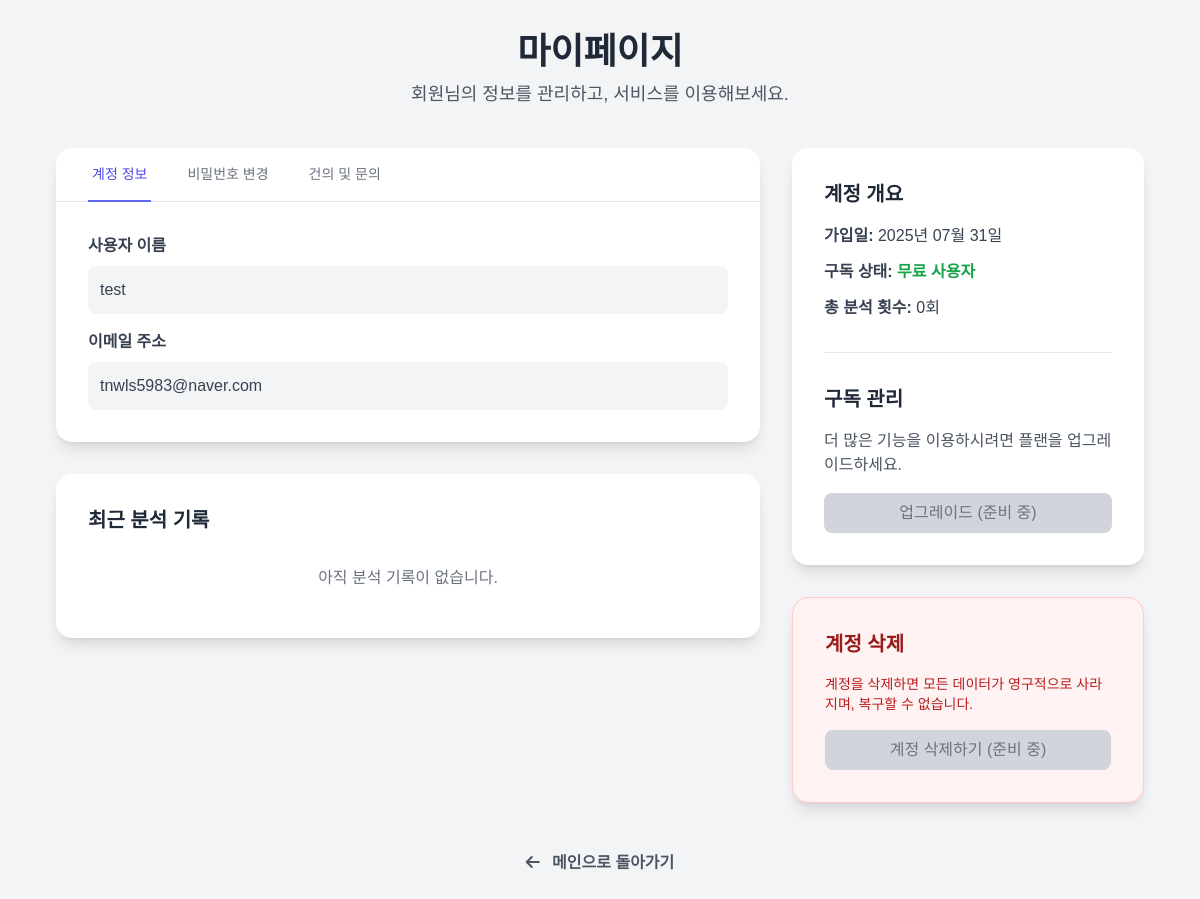
Page /account (signed in) on the committed database.
### models.py (models this page shows, shortened)
class User(db.Model, UserMixin):
    id = db.Column(db.Integer, primary_key=True)
    username = db.Column(db.String(20), unique=True, nullable=False)
    email = db.Column(db.String(120), unique=True, nullable=False)
    image_file = db.Column(db.String(20), nullable=False, default='default.jpg')
    password_hash = db.Column(db.String(60), nullable=False)
    created_at = db.Column(db.DateTime, nullable=False, default=datetime.utcnow)
    is_admin = db.Column(db.Boolean, nullable=False, default=False)
    plan = db.Column(db.String(20), nullable=False, default='free', server_default='free')
    credits = db.Column(db.Integer, nullable=False, default=10, server_default='10')
    histories = db.relationship('AnalysisHistory', backref='author', lazy=True)
    feedbacks = db.relationship('Feedback', backref='author', lazy=True)

### app.py (the view, shortened to what this page needs)
    @app.route("/account", methods=['GET', 'POST'])
    @login_required
    def account():
        password_form = ChangePasswordForm(prefix='password')
        feedback_form = FeedbackForm(prefix='feedback')
        if feedback_form.validate_on_submit() and feedback_form.submit.data:
            feedback = Feedback(subject=feedback_form.subject.data, content=feedback_form.content.data, author=current_user)
            db.session.add(feedback)
            db.session.commit()
            flash('소중한 의견 감사합니다!', 'success')
            return redirect(url_for('account'))
        recent_history = AnalysisHistory.query.filter_by(author=current_user).order_by(AnalysisHistory.created_at.desc()).limit(5).all()
        return render_template('account.html', title='마이페이지', password_form=password_form, feedback_form=feedback_form, history=recent_history)

### templates/account.html (shortened to what this page needs)
{% extends 'layout.html' %}
{% block content %}
<div class="max-w-6xl mx-auto p-4 sm:p-8">
    <div class="text-center mb-10">
        <h1 class="text-4xl font-bold text-gray-800">마이페이지</h1>
        <p class="text-lg text-gray-600 mt-2">회원님의 정보를 관리하고, 서비스를 이용해보세요.</p>
    </div>
    <div class="lg:flex lg:gap-8">
        <div class="lg:w-2/3 space-y-8">
            <div class="bg-white rounded-2xl shadow-lg">
                <div class="border-b border-gray-200">
                    <nav class="-mb-px flex space-x-8 px-8" aria-label="Tabs">
                        <button onclick="changeTab(this, 'info-panel')" class="tab-button text-indigo-600 border-indigo-500 whitespace-nowrap py-4 px-1 border-b-2 font-medium text-sm">계정 정보</button>
                        <button onclick="changeTab(this, 'password-panel')" class="tab-button text-gray-500 border-transparent hover:text-gray-700 hover:border-gray-300 whitespace-nowrap py-4 px-1 border-b-2 font-medium text-sm">비밀번호 변경</button>
                        <button onclick="changeTab(this, 'feedback-panel')" class="tab-button text-gray-500 border-transparent hover:text-gray-700 hover:border-gray-300 whitespace-nowrap py-4 px-1 border-b-2 font-medium text-sm">건의 및 문의</button>
                    </nav>
                </div>
                <div class="p-8">
                    <div id="info-panel" class="tab-pane">
                        <div class="space-y-4">
                            <div><label class="form-label">사용자 이름</label><p class="p-3 bg-gray-100 rounded-lg text-gray-700">{{ current_user.username }}</p></div>
                            <div><label class="form-label">이메일 주소</label><p class="p-3 bg-gray-100 rounded-lg text-gray-700">{{ current_user.email }}</p></div>
                        </div>
                    </div>
                </div>
            </div>
            <div class="p-8 bg-white rounded-2xl shadow-lg">
                <h3 class="text-xl font-bold text-gray-800 mb-4">최근 분석 기록</h3>
                <div class="space-y-3">
                {% if history %}
                    {% for item in history %}
                        <div class="p-3 bg-gray-50 rounded-lg text-sm text-gray-800 truncate"><i class="fas fa-video text-gray-400 mr-2"></i>{{ item.video_title }}</div>
                    {% endfor %}
                    <a href="#" class="block text-center text-sm text-indigo-600 hover:underline mt-4">전체 기록 보기 (준비 중)</a>
                {% else %}
                    <p class="text-center text-gray-500 py-4">아직 분석 기록이 없습니다.</p>
                {% endif %}
                </div>
            </div>
        </div>
        <div class="lg:w-1/3 space-y-8 mt-8 lg:mt-0">
            <div class="p-8 bg-white rounded-2xl shadow-lg space-y-8">
                <div>
                    <h3 class="text-xl font-bold text-gray-800 mb-4">계정 개요</h3>
                    <div class="text-gray-700 space-y-3">
                        <p><strong>가입일:</strong> {{ current_user.created_at.strftime('%Y년 %m월 %d일') if current_user.created_at else '정보 없음' }}</p>
                        <p><strong>구독 상태:</strong> <span class="font-semibold text-green-600">무료 사용자</span></p>
                        <p><strong>총 분석 횟수:</strong> {{ history|length }}회</p>
                    </div>
                </div>
                <hr>
                <div>
                    <h3 class="text-xl font-bold text-gray-800 mb-4">구독 관리</h3>
                    <p class="text-gray-600 mb-4">더 많은 기능을 이용하시려면 플랜을 업그레이드하세요.</p>
                    <button class="w-full text-center py-2 px-4 rounded-lg bg-gray-300 text-gray-500 cursor-not-allowed" disabled>업그레이드 (준비 중)</button>
                </div>
            </div>
            <div class="p-8 bg-red-50 border border-red-200 rounded-2xl shadow-lg">
                <h3 class="text-xl font-bold text-red-800 mb-4">계정 삭제</h3>
                <p class="text-red-700 mb-4 text-sm">계정을 삭제하면 모든 데이터가 영구적으로 사라지며, 복구할 수 없습니다.</p>
                <button class="w-full text-center py-2 px-4 rounded-lg bg-gray-300 text-gray-500 cursor-not-allowed" disabled>계정 삭제하기 (준비 중)</button>
            </div>
        </div>
    </div>
    <div class="text-center mt-12">
        <a href="{{ url_for('start') }}" class="text-gray-600 hover:text-gray-800 font-semibold transition">
            <i class="fas fa-arrow-left mr-2"></i> 메인으로 돌아가기
        </a>
    </div>
</div>
{% endblock %}

### templates/layout.html (style rules this page uses)
body { font-family: 'Noto Sans KR', sans-serif; }

### templates/account.html (style rules this page uses)
.form-label { display: block; font-weight: 600; color: #374151; margin-bottom: 0.5rem; }

### rows in the picture
User: username "test", email "tnwls5983@naver.com", created_at "2025년 07월 31일"

### other values in the picture
{{ history|length }} "0"
